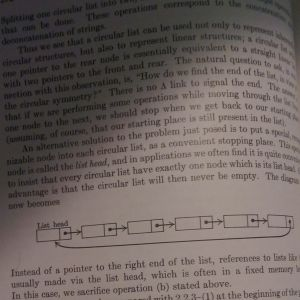
#> input picture adaptive_threshold/image.jpeg, 300 x 300 px
$ python adaptive.py
#> lines starting #> are read from the running program, lines starting #| are printed output that depends on the picture; after the words box and inside, x2 and y2 are one past the last pixel; in counts of white or black regions, pixels touching at a corner belong together
import cv2

img = cv2.imread("image.jpeg",0)
#> img: shape (300, 300); min 9, max 171, mean 100.3

_,thresh = cv2.threshold(img,75,255,cv2.THRESH_BINARY)
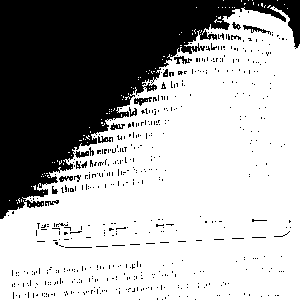
#> thresh: shape (300, 300); 66% white; 567 black regions (548 under 20 px), largest, box (x1, y1, x2, y2) and area: (0, 0, 300, 219) 28215, (243, 25, 271, 35) 89, (134, 97, 152, 106) 81

athresoshold_mean = cv2.adaptiveThreshold(img,255,cv2.ADAPTIVE_THRESH_MEAN_C,cv2.THRESH_BINARY,11,3)
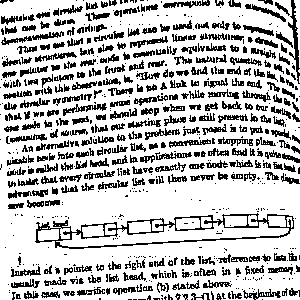
#> athresoshold_mean: shape (300, 300); 74.8% white; black in thin lines or dots
athresoshold_gaussian = cv2.adaptiveThreshold(img,255,cv2.ADAPTIVE_THRESH_GAUSSIAN_C,cv2.THRESH_BINARY,11,3)
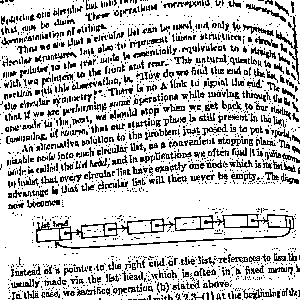
#> athresoshold_gaussian: shape (300, 300); 77.6% white; black in thin lines or dots

cv2.imshow("adaptiveThreshold gausian",athresoshold_gaussian)
cv2.imshow("adaptive thresh mean",athresoshold_mean)
cv2.imshow("thresh",thresh)
cv2.imshow("image",img)
cv2.waitKey(0)
cv2.destroyAllWindows()
